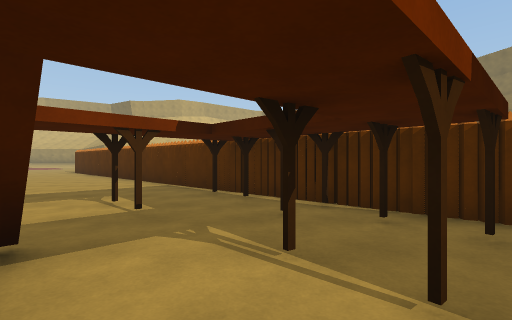
[1] (above)

24 first-person views from a walk through a Unity game level. The camera is 1.3 m above the floor, looks level and sees 85° across. Doors are open. The floor is counted in squares, 2 m on a side. Each view is taken from the middle of a square. On the plan, view 1 faces up. The plan holds only what a view shows up to about 9 squares ahead; the rest is blank. The place goes on beyond the plan. The player character is not drawn.

[2]
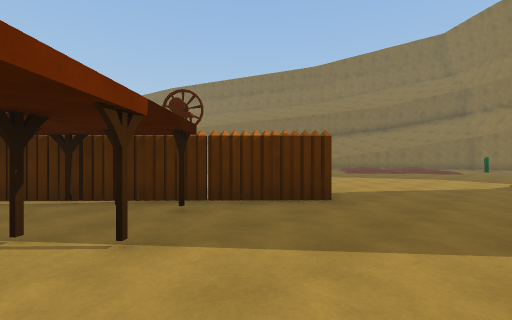

[3]
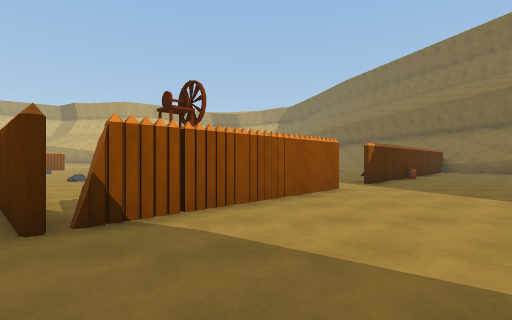

[4]
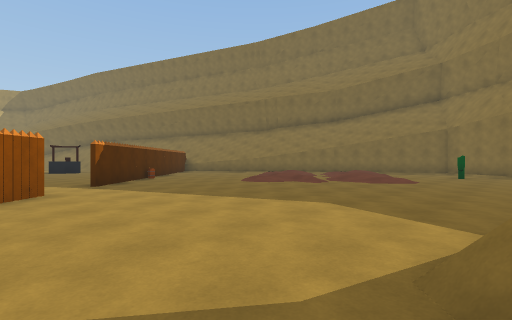

[5]
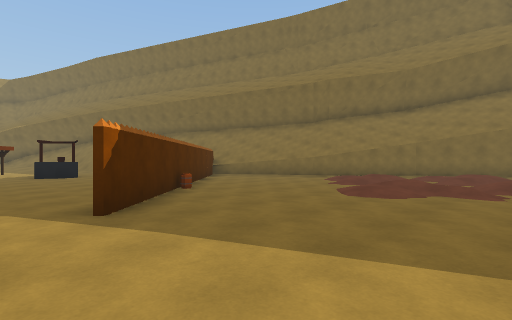

[6]
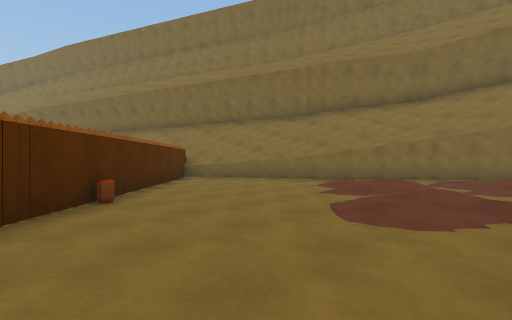

[7]
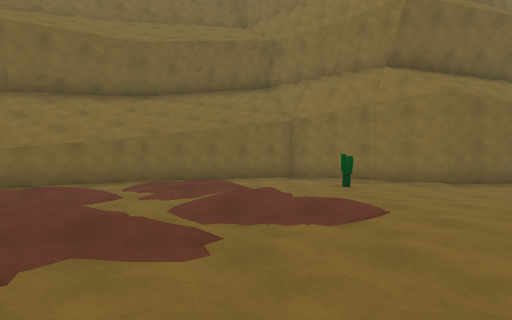

[8]
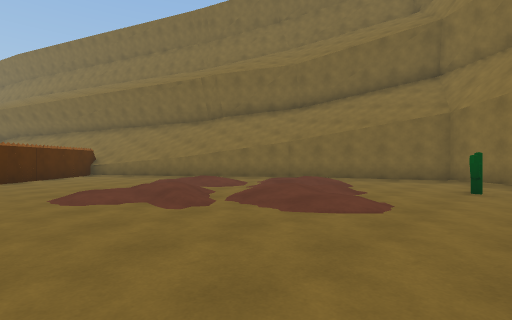

[9]
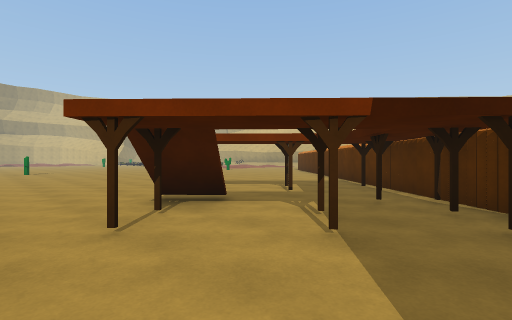

[10]
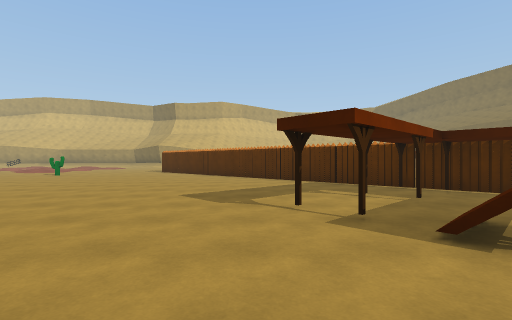

[11]
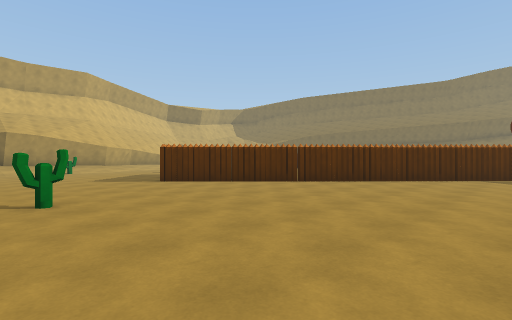

[12]
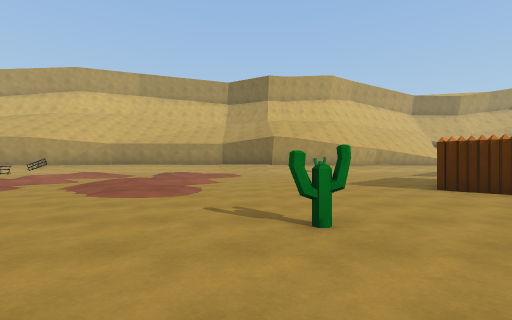

[13]
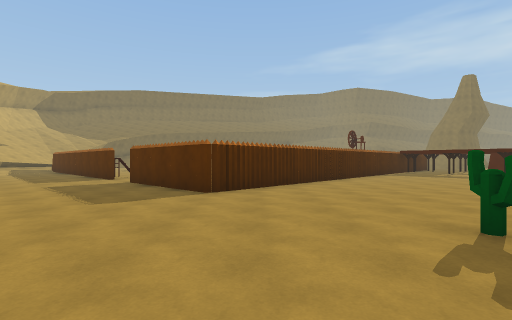

[14]
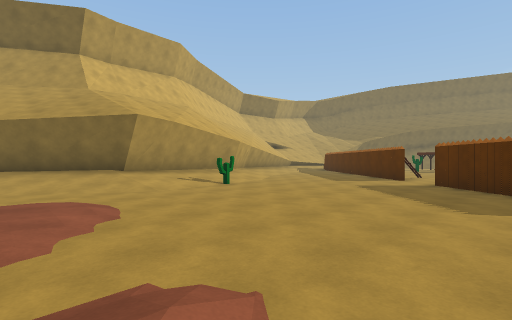

[15]
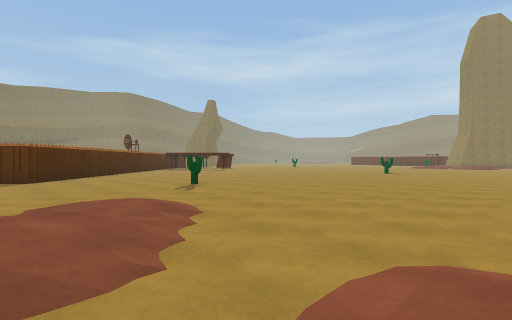

[16]
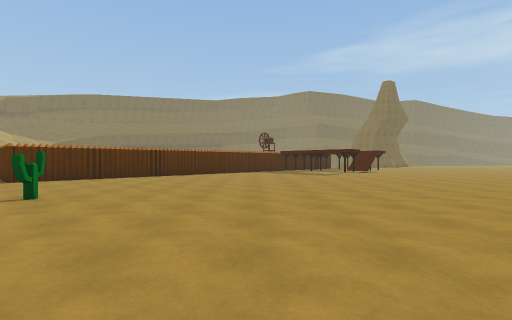

[17]
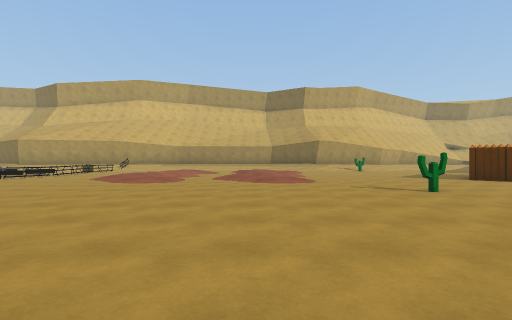

[18]
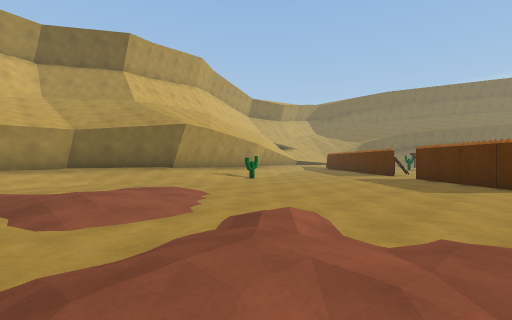

[19]
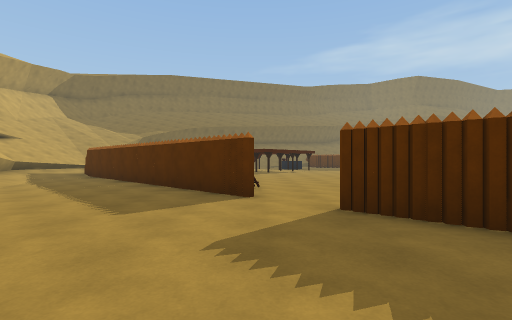

[20]
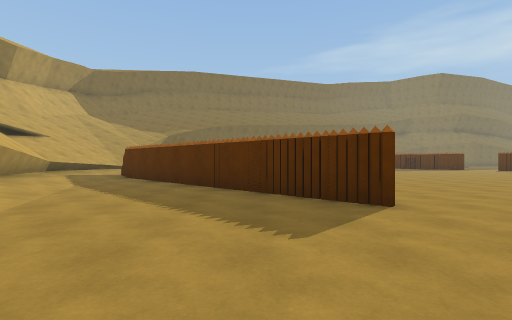

[21]
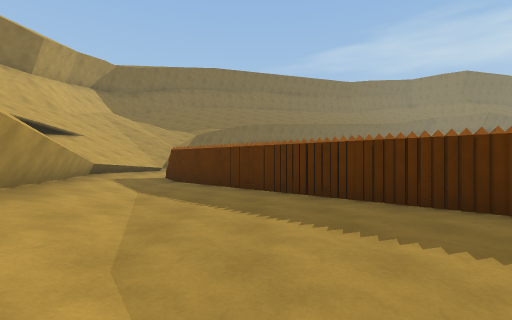

[22]
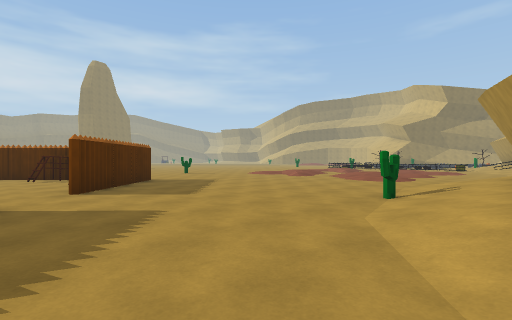

[23]
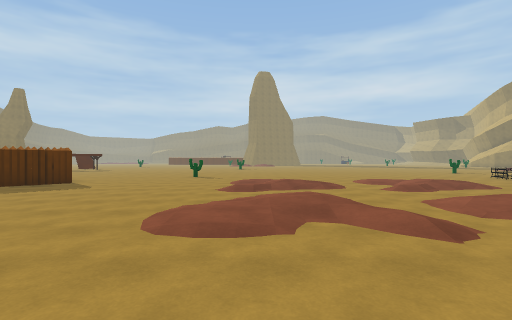

[24]
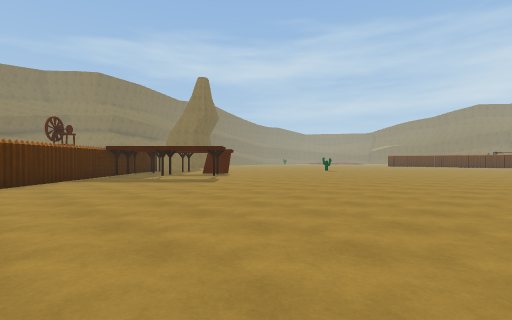

### Floor plan
Key: @ floor where view 1 was taken; # wall or solid block; . main floor; : floor 0.25 m higher than the main floor; + floor 0.5 m higher than the main floor; * floor 1 m higher than the main floor; / step, stairs or slope; D open door; = window, fence, low wall or low ledge; T thing the floor can be seen under or through; O other object.
Columns run from 23 left of view 1 to 22 right of it. Each row starts with its distance up from view 1.
 27                       ///
 26                       ///
 25        **           ///.
 24       ////*      ///...##
 23       //////  ///.....##
 22       ...///////.....#
 21       ...../.#......##
 20      ././/.........##
 19     //////.........O
 18     //.//........DDO...
 17   ...../.........D.....
 16   .//..///......##......
 15  ./+/./+/......# .......
 14 ..//:.//:.....##... ....        ..
 13 ...//.../......#.O   ...        ..
 12 ............... O#             ...   #
 11  ..........#.....##            ...  ##..
 10   ................#            ... ##...
  9    ................            ..  #.....#
  8     ................##         ..#....../##
  7     .................##..      D##....///.##
  6     ..................#...     DD....////..##
  5      .................###.    ##....///.///.#
  4          ............T..#..  ##.....././///.#
  3           ............TTTT#.##........///...##
  2            .........//TT.####.........//.....#
  1            ........../=.#.................#.##
  0            ............@....................#
 -1             ...................## .........##

Positions as (right, up) in squares from view 1, and headings:
1: (0, 0), facing up
2: (0, -1), facing up-right
3: (6, -1), facing up
4: (7, -1), facing up-right
5: (8, 3), facing up-right
6: (10, 4), facing up-right
7: (12, 3), facing right
8: (12, 0), facing up-right
9: (2, -1), facing up-left
10: (-4, -1), facing up
11: (-13, 6), facing up-right
12: (-13, 8), facing up
13: (-15, 13), facing right
14: (-15, 15), facing up-right
15: (-19, 15), facing down-right
16: (-17, 7), facing right
17: (-16, 5), facing up
18: (-17, 14), facing up-right
19: (-10, 18), facing right
20: (-9, 20), facing right
21: (-8, 22), facing right
22: (-5, 23), facing down-left
23: (-15, 23), facing down
24: (-12, 9), facing down-right
